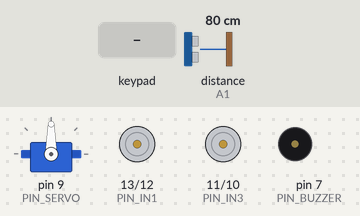
This sketch was run on a simulated Arduino Uno, built with avr-gcc and run on an emulated ATmega328P. Shown: servo, motor-driver pin pairs drawn as motors (green arrow = first pin HIGH = forward, orange = second pin HIGH = backward, longer = more drive, scaled by the enable pin), buzzer (waves = sounding, pin HIGH). The test bench sets the inputs (shaded band); at power-on: distance to the obstacle (sensor on A1) 80 cm. The echo pulse lasts 58.3 µs per cm; pins used as bus, display or sensor lines are not drawn.

Above: at 1.2 s.
1.3 s: key 'U' pressed
At 1.5 s:
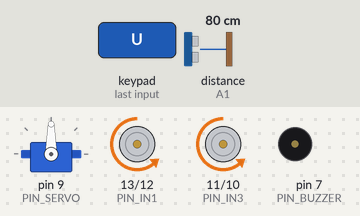
3.2 s: key 'D' pressed
At 3.42 s:
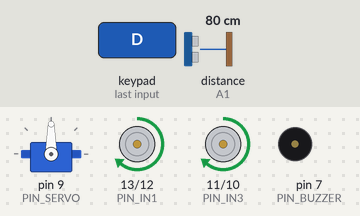
5.1 s: key 'L' pressed
At 5.31 s:
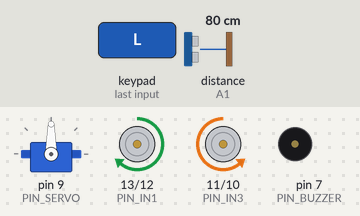
7.0 s: key 'R' pressed
At 7.21 s:
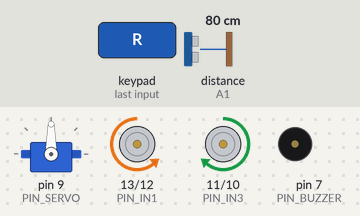
8.9 s: key '-' pressed
At 10.1 s:
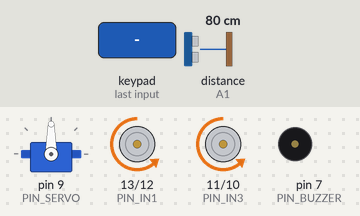
Timing chart, 0 to 11.9 s (numbered marks = the images above; inputs shaded):
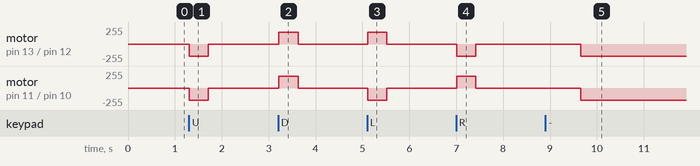

Measured:
- after the input at 1.3 s, motor on pin 13 (PIN_IN1) / pin 12 (PIN_IN2), motor on pin 11 (PIN_IN3) / pin 10 (PIN_IN4): stopped → backward 180/255 at once, → stopped 0.41 s later
- after the input at 3.2 s, motor on pin 13 (PIN_IN1) / pin 12 (PIN_IN2), motor on pin 11 (PIN_IN3) / pin 10 (PIN_IN4): stopped → forward 180/255 at once, → stopped 0.41 s later
- after the input at 5.1 s, motor on pin 13 (PIN_IN1) / pin 12 (PIN_IN2): stopped → forward 180/255 at once, → stopped 0.41 s later; motor on pin 11 (PIN_IN3) / pin 10 (PIN_IN4): stopped → backward 180/255 at once, → stopped 0.41 s later
- after the input at 7.0 s, motor on pin 13 (PIN_IN1) / pin 12 (PIN_IN2): stopped → backward 180/255 at once, → stopped 0.41 s later; motor on pin 11 (PIN_IN3) / pin 10 (PIN_IN4): stopped → forward 180/255 at once, → stopped 0.41 s later
- after the input at 8.9 s, motor on pin 13 (PIN_IN1) / pin 12 (PIN_IN2), motor on pin 11 (PIN_IN3) / pin 10 (PIN_IN4): stopped → backward 180/255 after 0.76 s

The sketch:

AERO.ino
```cpp
#define CUSTOM_SETTINGS
#define INCLUDE_GAMEPAD_MODULE
#include <Dabble.h>
#include <Servo.h> // Usamos la librería estándar para Arduino UNO

// ===================== ESQUEMA DE PINES (UNO) =====================
// Puente H / Driver de motores
constexpr uint8_t PIN_IN1 = 13;
constexpr uint8_t PIN_IN2 = 12;
constexpr uint8_t PIN_IN3 = 11;
constexpr uint8_t PIN_IN4 = 10;
constexpr uint8_t PIN_ENA = 5;  // PWM
constexpr uint8_t PIN_ENB = 6;  // PWM

// Pines para radar y alerta
constexpr uint8_t PIN_TRIG = A0;
constexpr uint8_t PIN_ECHO = A1;
constexpr uint8_t PIN_SERVO = 9;
constexpr uint8_t PIN_BUZZER = 7; // Añadido para emitir alertas

// ===================== VARIABLES Y ESTADO =====================
Servo sensorServo;
int velocidadBase = 180;  // Rango: 0 a 255
bool modoAutomatico = false;

// Ángulos de visión del Radar
constexpr int ANGULO_IZQ = 150;
constexpr int ANGULO_CEN = 90;
constexpr int ANGULO_DER = 30;

// Umbrales de decisión (Centímetros)
constexpr float DISTANCIA_PRECOLISION_CM = 40.0;
constexpr float DISTANCIA_DECISION_ALTA = 30.0;
constexpr float DISTANCIA_FAILSAFE_CM = 8.0;

// ===================== FUNCIONES MOTORES =====================
void setVelocidadMotores(int izq, int der) {
  analogWrite(PIN_ENA, constrain(izq, 0, 255));
  analogWrite(PIN_ENB, constrain(der, 0, 255));
}

void detenerMotores() {
  digitalWrite(PIN_IN1, LOW); digitalWrite(PIN_IN2, LOW);
  digitalWrite(PIN_IN3, LOW); digitalWrite(PIN_IN4, LOW);
  setVelocidadMotores(0, 0);
}

void avanzar(int pwm) {
  digitalWrite(PIN_IN1, LOW); digitalWrite(PIN_IN2, HIGH);
  digitalWrite(PIN_IN3, LOW); digitalWrite(PIN_IN4, HIGH);
  setVelocidadMotores(pwm, pwm);
}

void retroceder(int pwm) {
  digitalWrite(PIN_IN1, HIGH); digitalWrite(PIN_IN2, LOW);
  digitalWrite(PIN_IN3, HIGH); digitalWrite(PIN_IN4, LOW);
  setVelocidadMotores(pwm, pwm);
}

void girarIzquierda(int pwm) {
  digitalWrite(PIN_IN1, HIGH); digitalWrite(PIN_IN2, LOW);
  digitalWrite(PIN_IN3, LOW); digitalWrite(PIN_IN4, HIGH);
  setVelocidadMotores(pwm, pwm);
}

void girarDerecha(int pwm) {
  digitalWrite(PIN_IN1, LOW); digitalWrite(PIN_IN2, HIGH);
  digitalWrite(PIN_IN3, HIGH); digitalWrite(PIN_IN4, LOW);
  setVelocidadMotores(pwm, pwm);
}

// ===================== FUNCIONES DEL RADAR =====================
float medirDistanciaCM() {
  // Limpiar el pin TRIG
  digitalWrite(PIN_TRIG, LOW);
  delayMicroseconds(2);

  // Mandar un pulso sónico de 10 microsegundos
  digitalWrite(PIN_TRIG, HIGH);
  delayMicroseconds(10);
  digitalWrite(PIN_TRIG, LOW);

  // Leer el tiempo que tarda en volver el eco
  unsigned long duracion = pulseIn(PIN_ECHO, HIGH, 25000UL);

  // Si no recibe nada, asume que está libre (999 cm)
  if (duracion == 0) return 999.0;

  // Cálculo matemático con velocidad de sonido de 343 m/s
  float cm = (duracion * 0.0343) / 2.0;

  // Alerta sonora si hay algo cerca
  if (cm < DISTANCIA_DECISION_ALTA) {
    tone(PIN_BUZZER, 1000, 30);
  }
  return cm;
}

float medirEnAngulo(int angulo) {
  sensorServo.write(angulo);
  delay(250); // Dar tiempo físico al servo para girar
  return medirDistanciaCM();
}

char escogerDireccionLibre() {
  float dIzq = medirEnAngulo(ANGULO_IZQ);
  float dDer = medirEnAngulo(ANGULO_DER);
  sensorServo.write(ANGULO_CEN); // Regresar cabeza al centro
  return (dIzq >= dDer) ? 'L' : 'R'; // Elige el lado con más espacio
}

// ===================== NAVEGACIÓN AUTÓNOMA =====================
void navegarAutomatico() {
  float frente = medirEnAngulo(ANGULO_CEN);

  if (frente > DISTANCIA_PRECOLISION_CM) {
    avanzar(velocidadBase);
  }
  else if (frente <= DISTANCIA_FAILSAFE_CM) {
    // Si está demasiado cerca, frenar de emergencia
    detenerMotores();
    tone(PIN_BUZZER, 500, 500);
  }
  else {
    // Maniobra de evasión
    detenerMotores();
    delay(200);
    retroceder(150);
    delay(400);
    detenerMotores();

    char decision = escogerDireccionLibre();
    if (decision == 'L') {
      girarIzquierda(170);
    } else {
      girarDerecha(170);
    }
    delay(500);
    detenerMotores();
  }
}

// ===================== CONTROL BLUETOOTH (DABBLE) =====================
void procesarGamePadDabble() {
  // Botón "Select" del control para alternar entre Manual y Automático
  if (GamePad.isSelectPressed()) {
    modoAutomatico = !modoAutomatico;
    detenerMotores();
    delay(500); // Pequeña pausa para no leer el botón múltiples veces
    return;
  }

  // Si estamos en modo autónomo, ignorar el joystick manual
  if (modoAutomatico) return;

  // Ajuste de velocidad con los botones
  if (GamePad.isTrianglePressed()) {
    velocidadBase = min(255, velocidadBase + 5);
  }
  if (GamePad.isCrossPressed()) {
    velocidadBase = max(90, velocidadBase - 5);
  }

  // Movimiento manual
  if (GamePad.isUpPressed()) {
    avanzar(velocidadBase);
  } else if (GamePad.isDownPressed()) {
    retroceder(velocidadBase);
  } else if (GamePad.isLeftPressed()) {
    girarIzquierda(velocidadBase);
  } else if (GamePad.isRightPressed()) {
    girarDerecha(velocidadBase);
  } else {
    detenerMotores();
  }
}

// ===================== CONFIGURACIÓN INICIAL =====================
void setup() {
  Serial.begin(9600);
  Dabble.begin(9600); // Inicia la comunicación con la App

  pinMode(PIN_IN1, OUTPUT);
  pinMode(PIN_IN2, OUTPUT);
  pinMode(PIN_IN3, OUTPUT);
  pinMode(PIN_IN4, OUTPUT);
  pinMode(PIN_ENA, OUTPUT);
  pinMode(PIN_ENB, OUTPUT);

  pinMode(PIN_TRIG, OUTPUT);
  pinMode(PIN_ECHO, INPUT);
  pinMode(PIN_BUZZER, OUTPUT);

  sensorServo.attach(PIN_SERVO);
  sensorServo.write(ANGULO_CEN); // Iniciar mirando al frente

  detenerMotores();
}

// ===================== BUCLE PRINCIPAL =====================
void loop() {
  Dabble.processInput(); // Actualizar datos recibidos de la App
  procesarGamePadDabble(); // Evaluar comandos de la App

  if (modoAutomatico) {
    navegarAutomatico(); // Cederle el control al Radar
  }

  delay(20);
}
```
